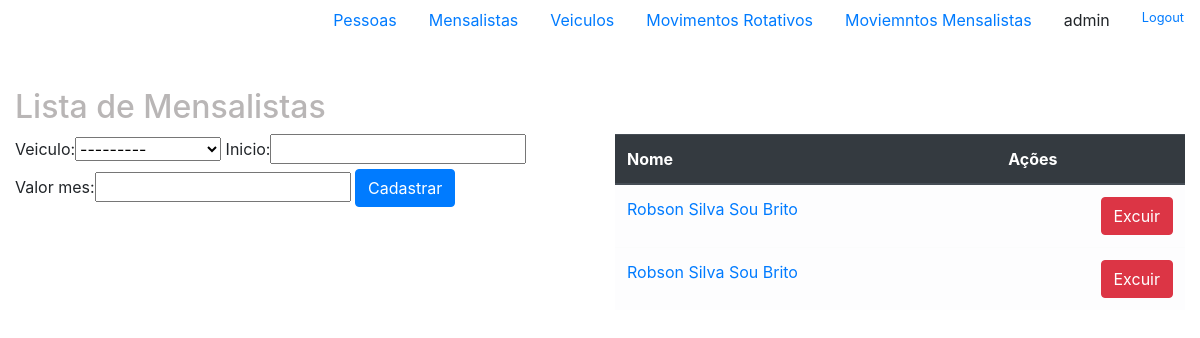
/sistema/mensalistas/ (signed in), run on an earlier commit of the app's database.
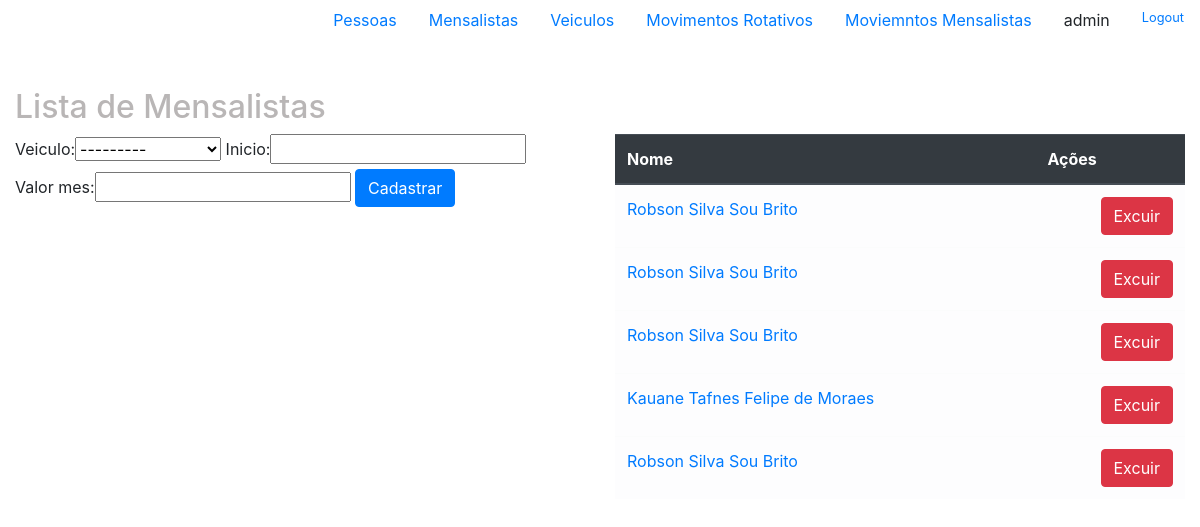
And on a later commit of the database.
### core/models.py (models this page shows, shortened)
class Mensalista(models.Model):
    veiculo = models.ForeignKey(Veiculo, on_delete=models.CASCADE)
    inicio = models.DateField()
    valor_mes = models.DecimalField(max_digits=6, decimal_places=2)

class Veiculo(models.Model):
    proprietario = models.ForeignKey(Pessoa, on_delete=models.CASCADE)
    marca = models.ForeignKey(Marca, on_delete=models.CASCADE)
    modelo = models.CharField(max_length=60)
    placa = models.CharField(max_length=8)
    cor = models.CharField(max_length=20)
    observacoes = models.TextField('Observações', null=True, blank=True)
    def __str__(self):
        return self.modelo + ' '+ self.placa

class Pessoa(models.Model):
    nome = models.CharField(max_length=60)
    telefone = models.CharField(max_length=20)
    endereco = models.CharField(max_length=200)

### core/views.py (the view)
# urls.py: path('mensalistas/', views.lista_mensalistas, name='lista_mensalistas'),
@login_required
def lista_mensalistas(request):
    mesalistas = models.Mensalista.objects.all()
    form = forms.MensalistaForm()
    context_data = {'mensalistas':mesalistas, 'form': form}
    return render(request, 'core/lista-mensalistas.html', context_data)

### core/forms.py
class MensalistaForm(forms.ModelForm):
    class Meta:
        fields = ('__all__')
        model = models.Mensalista

### core/templates/core/lista-mensalistas.html (shortened to what this page needs)
{% extends 'base.html' %}
{% load bootstrap %}
{% block main %}
<div class="row">
    <div class="col-md-12">
        <h2>Lista de Mensalistas</h2>
    </div>
</div>
<div class="row">
    <div class="col-md-6">
        <form action="{% url 'core:mensalista_novo' %}" method="post">
            {{form | bootstrap}}
            <input type="submit" class="btn btn-primary" value="Cadastrar">
        </form>
    </div>
    <div class="col-md-6">
        <table class="table table-light table-hover">
            <thead class="thead-dark">
                <tr>
                    <th>Nome</th>
                    <th>Ações</th>
                </tr>
            </thead>
            <tbody>
            {% for mensalista in mensalistas %}
                <tr>
                    <td><a href="{% url 'core:mensalista_update' mensalista.id %}">{{ mensalista.veiculo.proprietario.nome}}</a></td>
                    <td><a href="{% url 'core:mensalista_delete' mensalista.id %}" class="btn btn-danger pull-right">Excuir</a></td>
                </tr>
            {% endfor %}
            </tbody>
        </table>
    </div>
</div>
{% endblock main %}

### templates/base.html (shortened to what this page needs)
{% load static %}
<!DOCTYPE html>
<html lang="pt-br">
<head>
    <link rel="stylesheet" href="{% static 'bootstrap/css/bootstrap.min.css' %}">
    <link rel="stylesheet" href="{% static 'css/style.css' %}">
</head>
<body>
    {% if user.is_authenticated %}
        <nav class="nav justify-content-end">
            <li class="nav-item active">
                <a class="nav-link" href="{% url 'core:lista_pessoas' %}">Pessoas</a>
            </li>
            <li class="nav-item">
                    <a class="nav-link active" href="{% url 'core:lista_mensalistas' %}">Mensalistas</a>
            </li>
            <li class="nav-item">
                <a class="nav-link" href="{% url 'core:lista_veiculos' %}">Veiculos</a>
            </li>
            <li class="nav-item">
                <a class="nav-link" href="{% url 'core:lista_movrotativos' %}">Movimentos Rotativos</a>
            </li>
            <li class="nav-item">
                <a class="nav-link" href="{% url 'core:lista_movmensalistas' %}">Moviemntos Mensalistas</a>
            </li>
            {% if user.is_authenticated %}
            <a class="nav-link">{{user}}</a>
            <small><a class="nav-link" href="{% url 'logout' %}">Logout</a></small>
            {% else %}
            <a class="nav-link" href="/admin/login/?next=/sistema/pessoas/">Login</a>
            {% endif %}
        </nav>
        <br><br>
    {% endif %}
    <div class="container-fluid">
        {% block main %}
        {% endblock %}
    </div>
</body>
</html>

### static/css/style.css (style rules this page uses)
.pull-right { float: right; }
h2 { color:rgb(185, 182, 182) }

What changed in the data, as far as the page shows it:
added Mensalista: veiculo.proprietario.nome "Robson Silva Sou Brito"
added Mensalista: veiculo.proprietario.nome "Kauane Tafnes Felipe de Moraes"
added Mensalista: veiculo.proprietario.nome "Robson Silva Sou Brito"
